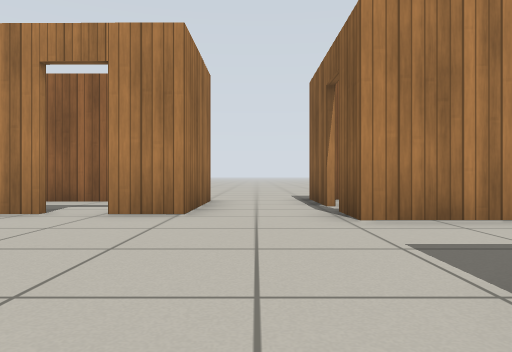
View 1 (above)

16 first-person views from a walk through a robot-simulator world made for Gazebo. The camera is 0.5 m above the floor, looks level and sees 70° across. The floor is counted in squares, 1 m on a side. Each view is taken from the middle of a square. On the plan, view 1 faces up. The plan holds only what a view shows up to about 9 squares ahead; the rest is blank. The robots in the file are not drawn. Simple patterns stand in for the simulator's built-in surfaces.

View 2
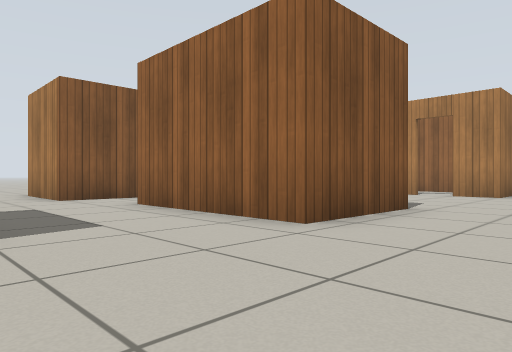

View 3
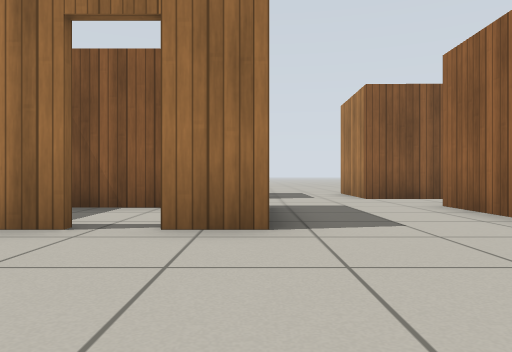

View 4
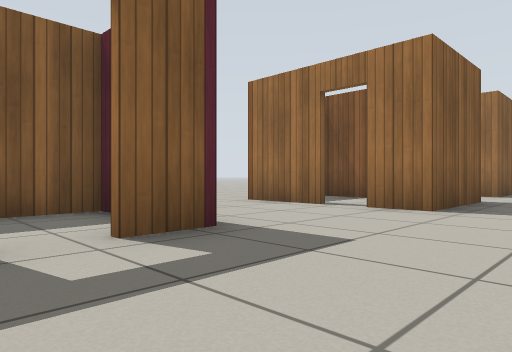

View 5
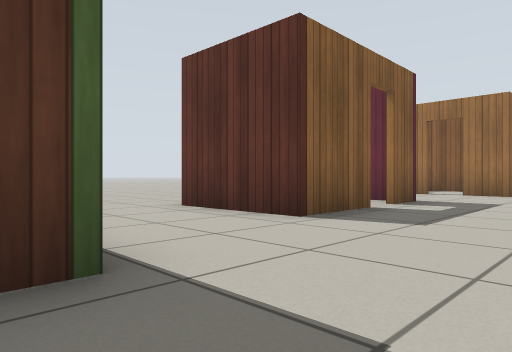

View 6
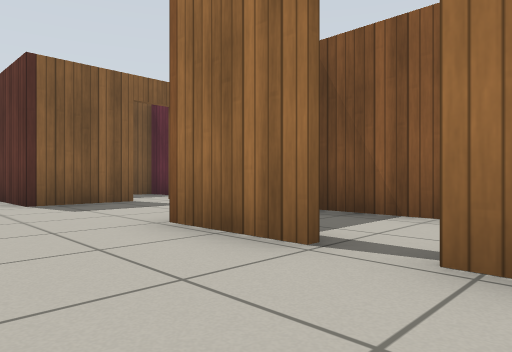

View 7
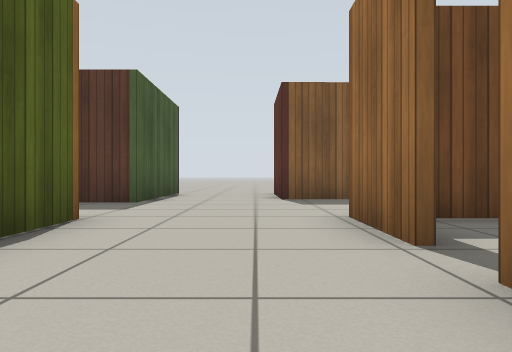

View 8
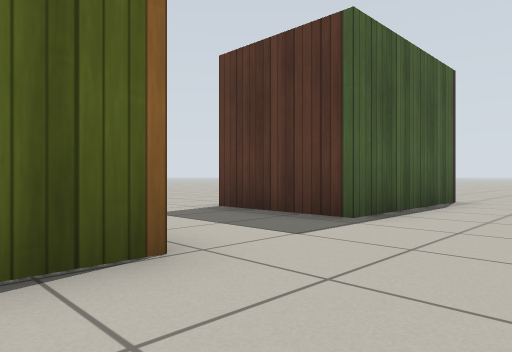

View 9
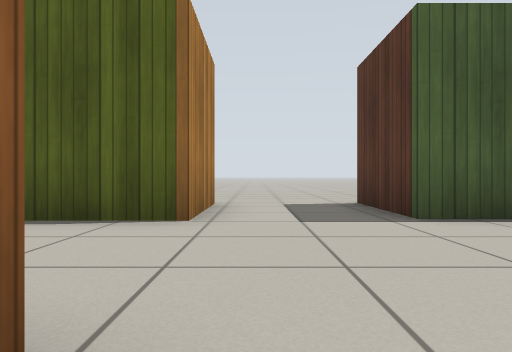

View 10
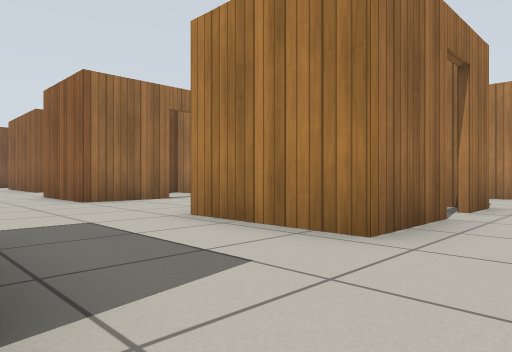

View 11
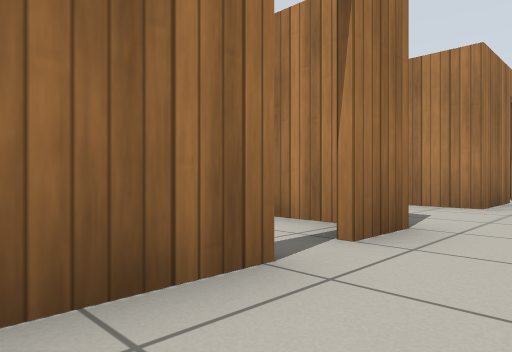

View 12
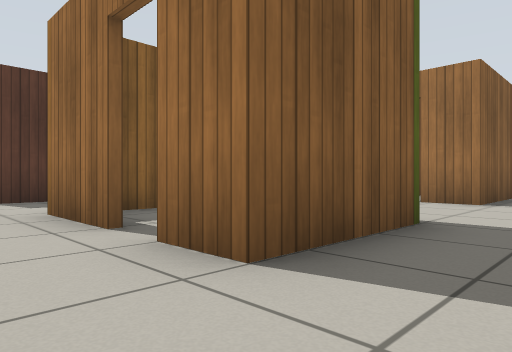

View 13
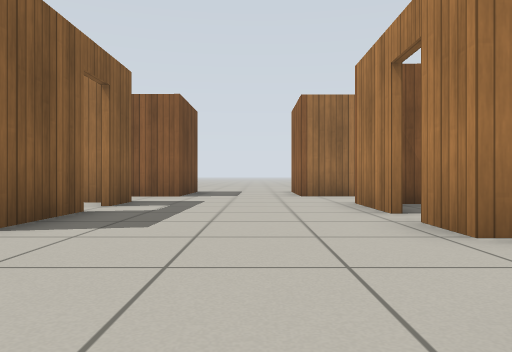

View 14
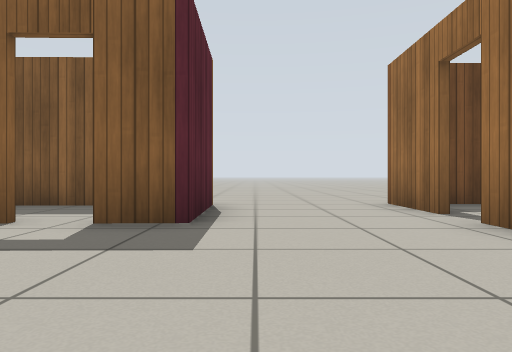

View 15
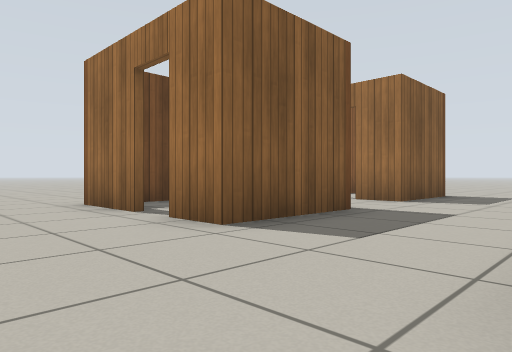

View 16
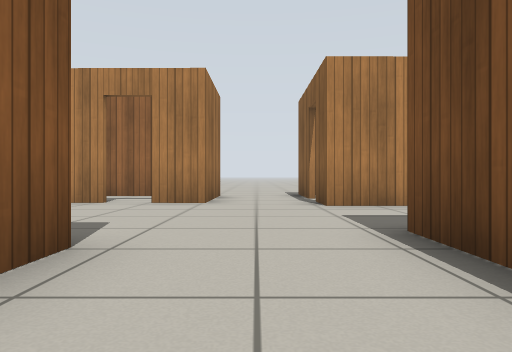

### Floor plan
Key: @ floor where view 1 was taken; # wall or solid block; . floor; D open door.
Columns run from 10 left of view 1 to 11 right of it. Each row starts with its distance up from view 1.
  9          ...
  8          ..##      #
  7       ####.#       D
  6      ##..#.D        D
  5    #.##DD#.D       #.
  4    #.......###    ##.
  3    ..........     ....
  2    ...................
  1    #.#DD...####..###..
  0    #.#D ##@#..D..# DD.
 -1    #.## ##.#..#..# #..
 -2   ##.#####.####..###..
 -3 .##...................
 -4 ......................
 -5 ####.###.........####.
 -6    D.# DD..#D##..#
 -7      ##DD..#..#..#
 -8      ###...####..#
 -9       ##....  ...#
-10        .....  ..

Where each view was taken, in squares from view 1:
view 1: 0 up, 0 right, facing up
view 2: 5 down, 1 right, facing up-left
view 3: 5 down, 1 right, facing left
view 4: 3 down, 3 right, facing down-left
view 5: 3 down, 8 right, facing down-left
view 6: 1 up, 6 right, facing down-left
view 7: 2 up, 5 right, facing down
view 8: 1 down, 5 right, facing down-right
view 9: 3 down, 3 right, facing right
view 10: 5 down, 11 right, facing up-left
view 11: 2 down, 11 right, facing up-left
view 12: 3 up, 11 right, facing down-left
view 13: 3 up, 2 right, facing left
view 14: 2 down, 0 right, facing down
view 15: 2 down, 0 right, facing down-left
view 16: 2 down, 0 right, facing up
